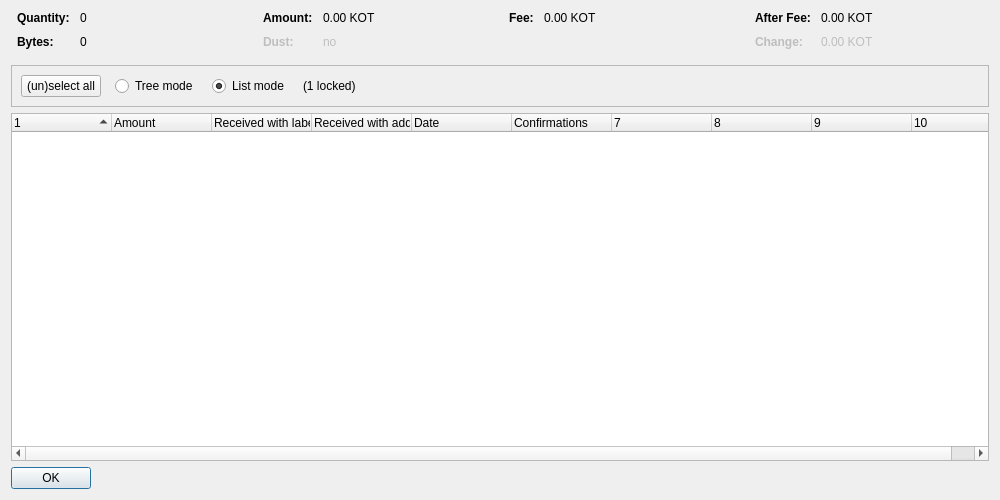
<?xml version="1.0" encoding="UTF-8"?>
<ui version="4.0">
 <class>CoinControlDialog</class>
 <widget class="QDialog" name="CoinControlDialog">
  <property name="geometry">
   <rect>
    <x>0</x>
    <y>0</y>
    <width>1000</width>
    <height>500</height>
   </rect>
  </property>
  <property name="windowTitle">
   <string>Coin Selection</string>
  </property>
  <layout class="QVBoxLayout" name="verticalLayout">
   <item>
    <layout class="QHBoxLayout" name="horizontalLayoutTop" stretch="0,0,0,0">
     <property name="topMargin">
      <number>0</number>
     </property>
     <property name="bottomMargin">
      <number>10</number>
     </property>
     <item>
      <layout class="QFormLayout" name="formLayoutCoinControl1">
       <property name="horizontalSpacing">
        <number>10</number>
       </property>
       <property name="verticalSpacing">
        <number>10</number>
       </property>
       <property name="leftMargin">
        <number>6</number>
       </property>
       <property name="rightMargin">
        <number>6</number>
       </property>
       <item row="0" column="0">
        <widget class="QLabel" name="labelCoinControlQuantityText">
         <property name="font">
          <font>
           <weight>75</weight>
           <bold>true</bold>
          </font>
         </property>
         <property name="text">
          <string>Quantity:</string>
         </property>
        </widget>
       </item>
       <item row="0" column="1">
        <widget class="QLabel" name="labelCoinControlQuantity">
         <property name="cursor">
          <cursorShape>IBeamCursor</cursorShape>
         </property>
         <property name="contextMenuPolicy">
          <enum>Qt::ActionsContextMenu</enum>
         </property>
         <property name="text">
          <string notr="true">0</string>
         </property>
         <property name="textInteractionFlags">
          <set>Qt::LinksAccessibleByMouse|Qt::TextSelectableByKeyboard|Qt::TextSelectableByMouse</set>
         </property>
        </widget>
       </item>
       <item row="1" column="0">
        <widget class="QLabel" name="labelCoinControlBytesText">
         <property name="font">
          <font>
           <weight>75</weight>
           <bold>true</bold>
          </font>
         </property>
         <property name="text">
          <string>Bytes:</string>
         </property>
        </widget>
       </item>
       <item row="1" column="1">
        <widget class="QLabel" name="labelCoinControlBytes">
         <property name="cursor">
          <cursorShape>IBeamCursor</cursorShape>
         </property>
         <property name="contextMenuPolicy">
          <enum>Qt::ActionsContextMenu</enum>
         </property>
         <property name="text">
          <string notr="true">0</string>
         </property>
         <property name="textInteractionFlags">
          <set>Qt::LinksAccessibleByMouse|Qt::TextSelectableByKeyboard|Qt::TextSelectableByMouse</set>
         </property>
        </widget>
       </item>
      </layout>
     </item>
     <item>
      <layout class="QFormLayout" name="formLayoutCoinControl2">
       <property name="horizontalSpacing">
        <number>10</number>
       </property>
       <property name="verticalSpacing">
        <number>10</number>
       </property>
       <property name="leftMargin">
        <number>6</number>
       </property>
       <property name="rightMargin">
        <number>6</number>
       </property>
       <item row="0" column="0">
        <widget class="QLabel" name="labelCoinControlAmountText">
         <property name="font">
          <font>
           <weight>75</weight>
           <bold>true</bold>
          </font>
         </property>
         <property name="text">
          <string>Amount:</string>
         </property>
        </widget>
       </item>
       <item row="0" column="1">
        <widget class="QLabel" name="labelCoinControlAmount">
         <property name="cursor">
          <cursorShape>IBeamCursor</cursorShape>
         </property>
         <property name="contextMenuPolicy">
          <enum>Qt::ActionsContextMenu</enum>
         </property>
         <property name="text">
          <string notr="true">0.00 KOT</string>
         </property>
         <property name="textInteractionFlags">
          <set>Qt::LinksAccessibleByMouse|Qt::TextSelectableByKeyboard|Qt::TextSelectableByMouse</set>
         </property>
        </widget>
       </item>
       <item row="1" column="0">
        <widget class="QLabel" name="labelCoinControlLowOutputText">
         <property name="enabled">
          <bool>false</bool>
         </property>
         <property name="font">
          <font>
           <weight>75</weight>
           <bold>true</bold>
          </font>
         </property>
         <property name="text">
          <string>Dust:</string>
         </property>
        </widget>
       </item>
       <item row="1" column="1">
        <widget class="QLabel" name="labelCoinControlLowOutput">
         <property name="enabled">
          <bool>false</bool>
         </property>
         <property name="cursor">
          <cursorShape>IBeamCursor</cursorShape>
         </property>
         <property name="contextMenuPolicy">
          <enum>Qt::ActionsContextMenu</enum>
         </property>
         <property name="text">
          <string notr="true">no</string>
         </property>
         <property name="textInteractionFlags">
          <set>Qt::LinksAccessibleByMouse|Qt::TextSelectableByKeyboard|Qt::TextSelectableByMouse</set>
         </property>
        </widget>
       </item>
      </layout>
     </item>
     <item>
      <layout class="QFormLayout" name="formLayoutCoinControl3">
       <property name="horizontalSpacing">
        <number>10</number>
       </property>
       <property name="verticalSpacing">
        <number>10</number>
       </property>
       <property name="leftMargin">
        <number>6</number>
       </property>
       <property name="rightMargin">
        <number>6</number>
       </property>
       <item row="0" column="0">
        <widget class="QLabel" name="labelCoinControlFeeText">
         <property name="font">
          <font>
           <weight>75</weight>
           <bold>true</bold>
          </font>
         </property>
         <property name="text">
          <string>Fee:</string>
         </property>
        </widget>
       </item>
       <item row="0" column="1">
        <widget class="QLabel" name="labelCoinControlFee">
         <property name="cursor">
          <cursorShape>IBeamCursor</cursorShape>
         </property>
         <property name="contextMenuPolicy">
          <enum>Qt::ActionsContextMenu</enum>
         </property>
         <property name="text">
          <string notr="true">0.00 KOT</string>
         </property>
         <property name="textInteractionFlags">
          <set>Qt::LinksAccessibleByMouse|Qt::TextSelectableByKeyboard|Qt::TextSelectableByMouse</set>
         </property>
        </widget>
       </item>
      </layout>
     </item>
     <item>
      <layout class="QFormLayout" name="formLayoutCoinControl4">
       <property name="horizontalSpacing">
        <number>10</number>
       </property>
       <property name="verticalSpacing">
        <number>10</number>
       </property>
       <property name="leftMargin">
        <number>6</number>
       </property>
       <property name="rightMargin">
        <number>6</number>
       </property>
       <item row="0" column="0">
        <widget class="QLabel" name="labelCoinControlAfterFeeText">
         <property name="font">
          <font>
           <weight>75</weight>
           <bold>true</bold>
          </font>
         </property>
         <property name="text">
          <string>After Fee:</string>
         </property>
        </widget>
       </item>
       <item row="0" column="1">
        <widget class="QLabel" name="labelCoinControlAfterFee">
         <property name="cursor">
          <cursorShape>IBeamCursor</cursorShape>
         </property>
         <property name="contextMenuPolicy">
          <enum>Qt::ActionsContextMenu</enum>
         </property>
         <property name="text">
          <string notr="true">0.00 KOT</string>
         </property>
         <property name="textInteractionFlags">
          <set>Qt::LinksAccessibleByMouse|Qt::TextSelectableByKeyboard|Qt::TextSelectableByMouse</set>
         </property>
        </widget>
       </item>
       <item row="1" column="0">
        <widget class="QLabel" name="labelCoinControlChangeText">
         <property name="enabled">
          <bool>false</bool>
         </property>
         <property name="font">
          <font>
           <weight>75</weight>
           <bold>true</bold>
          </font>
         </property>
         <property name="text">
          <string>Change:</string>
         </property>
        </widget>
       </item>
       <item row="1" column="1">
        <widget class="QLabel" name="labelCoinControlChange">
         <property name="enabled">
          <bool>false</bool>
         </property>
         <property name="cursor">
          <cursorShape>IBeamCursor</cursorShape>
         </property>
         <property name="contextMenuPolicy">
          <enum>Qt::ActionsContextMenu</enum>
         </property>
         <property name="text">
          <string notr="true">0.00 KOT</string>
         </property>
         <property name="textInteractionFlags">
          <set>Qt::LinksAccessibleByMouse|Qt::TextSelectableByKeyboard|Qt::TextSelectableByMouse</set>
         </property>
        </widget>
       </item>
      </layout>
     </item>
    </layout>
   </item>
   <item>
    <widget class="QFrame" name="frame">
     <property name="minimumSize">
      <size>
       <width>0</width>
       <height>40</height>
      </size>
     </property>
     <property name="frameShape">
      <enum>QFrame::StyledPanel</enum>
     </property>
     <property name="frameShadow">
      <enum>QFrame::Sunken</enum>
     </property>
     <layout class="QHBoxLayout" name="horizontalLayout">
      <item>
       <layout class="QHBoxLayout" name="horizontalLayoutPanel" stretch="0,0,0,0,0">
        <property name="spacing">
         <number>14</number>
        </property>
        <item>
         <widget class="QPushButton" name="pushButtonSelectAll">
          <property name="sizePolicy">
           <sizepolicy hsizetype="Maximum" vsizetype="Fixed">
            <horstretch>0</horstretch>
            <verstretch>0</verstretch>
           </sizepolicy>
          </property>
          <property name="text">
           <string>(un)select all</string>
          </property>
          <property name="autoDefault">
           <bool>false</bool>
          </property>
         </widget>
        </item>
        <item>
         <widget class="QRadioButton" name="radioTreeMode">
          <property name="sizePolicy">
           <sizepolicy hsizetype="Maximum" vsizetype="Fixed">
            <horstretch>0</horstretch>
            <verstretch>0</verstretch>
           </sizepolicy>
          </property>
          <property name="text">
           <string>Tree mode</string>
          </property>
         </widget>
        </item>
        <item>
         <widget class="QRadioButton" name="radioListMode">
          <property name="sizePolicy">
           <sizepolicy hsizetype="Maximum" vsizetype="Fixed">
            <horstretch>0</horstretch>
            <verstretch>0</verstretch>
           </sizepolicy>
          </property>
          <property name="text">
           <string>List mode</string>
          </property>
          <property name="checked">
           <bool>true</bool>
          </property>
         </widget>
        </item>
        <item>
         <widget class="QLabel" name="labelLocked">
          <property name="text">
           <string notr="true">(1 locked)</string>
          </property>
         </widget>
        </item>
        <item>
         <spacer name="horizontalSpacer">
          <property name="orientation">
           <enum>Qt::Horizontal</enum>
          </property>
          <property name="sizeHint" stdset="0">
           <size>
            <width>40</width>
            <height>20</height>
           </size>
          </property>
         </spacer>
        </item>
       </layout>
      </item>
     </layout>
    </widget>
   </item>
   <item>
    <widget class="CoinControlTreeWidget" name="treeWidget">
     <property name="contextMenuPolicy">
      <enum>Qt::CustomContextMenu</enum>
     </property>
     <property name="sortingEnabled">
      <bool>false</bool>
     </property>
     <property name="columnCount">
      <number>10</number>
     </property>
     <attribute name="headerShowSortIndicator" stdset="0">
      <bool>true</bool>
     </attribute>
     <attribute name="headerStretchLastSection">
      <bool>false</bool>
     </attribute>
     <column>
      <property name="text">
       <string/>
      </property>
     </column>
     <column>
      <property name="text">
       <string>Amount</string>
      </property>
     </column>
     <column>
      <property name="text">
       <string>Received with label</string>
      </property>
     </column>
     <column>
      <property name="text">
       <string>Received with address</string>
      </property>
     </column>
     <column>
      <property name="text">
       <string>Date</string>
      </property>
     </column>
     <column>
      <property name="text">
       <string>Confirmations</string>
      </property>
      <property name="toolTip">
       <string>Confirmed</string>
      </property>
     </column>
     <column>
      <property name="text">
       <string/>
      </property>
     </column>
     <column>
      <property name="text">
       <string/>
      </property>
     </column>
     <column>
      <property name="text">
       <string/>
      </property>
     </column>
     <column>
      <property name="text">
       <string/>
      </property>
     </column>
    </widget>
   </item>
   <item>
    <widget class="QDialogButtonBox" name="buttonBox">
     <property name="sizePolicy">
      <sizepolicy hsizetype="Maximum" vsizetype="Fixed">
       <horstretch>0</horstretch>
       <verstretch>0</verstretch>
      </sizepolicy>
     </property>
     <property name="orientation">
      <enum>Qt::Horizontal</enum>
     </property>
     <property name="standardButtons">
      <set>QDialogButtonBox::Ok</set>
     </property>
    </widget>
   </item>
  </layout>
 </widget>
 <customwidgets>
  <customwidget>
   <class>CoinControlTreeWidget</class>
   <extends>QTreeWidget</extends>
   <header>coincontroltreewidget.h</header>
  </customwidget>
 </customwidgets>
 <resources/>
 <connections/>
</ui>
